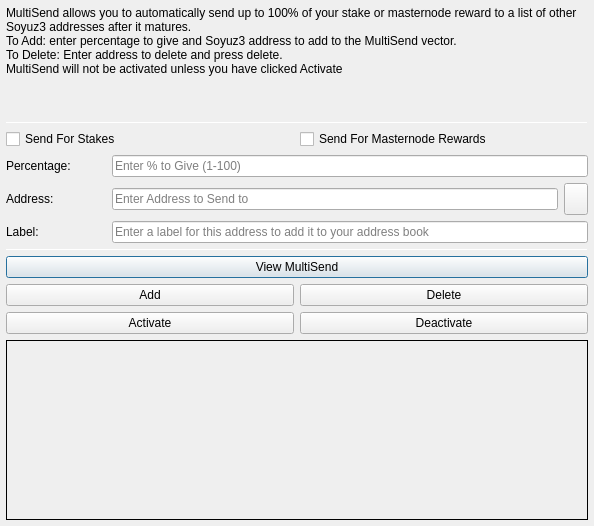
<?xml version="1.0" encoding="UTF-8"?>
<ui version="4.0">
 <class>MultiSendDialog</class>
 <widget class="QDialog" name="MultiSendDialog">
  <property name="windowModality">
   <enum>Qt::NonModal</enum>
  </property>
  <property name="geometry">
   <rect>
    <x>0</x>
    <y>0</y>
    <width>594</width>
    <height>526</height>
   </rect>
  </property>
  <property name="windowTitle">
   <string>MultiSend</string>
  </property>
  <layout class="QVBoxLayout" name="verticalLayout" stretch="0">
   <property name="leftMargin">
    <number>6</number>
   </property>
   <property name="topMargin">
    <number>6</number>
   </property>
   <property name="rightMargin">
    <number>6</number>
   </property>
   <property name="bottomMargin">
    <number>6</number>
   </property>
   <item>
    <layout class="QVBoxLayout" name="verticalLayout_Main" stretch="1,1,1,0,1,1,1">
     <item>
      <widget class="QLabel" name="label_2">
       <property name="lineWidth">
        <number>1</number>
       </property>
       <property name="text">
        <string>MultiSend allows you to automatically send up to 100% of your stake or masternode reward to a list of other Soyuz3 addresses after it matures.
To Add: enter percentage to give and Soyuz3 address to add to the MultiSend vector.
To Delete: Enter address to delete and press delete.
MultiSend will not be activated unless you have clicked Activate</string>
       </property>
       <property name="alignment">
        <set>Qt::AlignLeading|Qt::AlignLeft|Qt::AlignTop</set>
       </property>
       <property name="wordWrap">
        <bool>true</bool>
       </property>
      </widget>
     </item>
     <item>
      <widget class="Line" name="line">
       <property name="minimumSize">
        <size>
         <width>0</width>
         <height>1</height>
        </size>
       </property>
       <property name="maximumSize">
        <size>
         <width>16777215</width>
         <height>1</height>
        </size>
       </property>
       <property name="orientation">
        <enum>Qt::Horizontal</enum>
       </property>
      </widget>
     </item>
     <item>
      <layout class="QVBoxLayout" name="verticalLayout_Settings">
       <item>
        <layout class="QHBoxLayout" name="horizontalLayout">
         <item>
          <widget class="QCheckBox" name="multiSendStakeCheckBox">
           <property name="text">
            <string>Send For Stakes</string>
           </property>
          </widget>
         </item>
         <item>
          <widget class="QCheckBox" name="multiSendMasternodeCheckBox">
           <property name="text">
            <string>Send For Masternode Rewards</string>
           </property>
          </widget>
         </item>
        </layout>
       </item>
       <item>
        <layout class="QHBoxLayout" name="horizontalLayout_6">
         <item>
          <widget class="QLabel" name="label">
           <property name="minimumSize">
            <size>
             <width>100</width>
             <height>0</height>
            </size>
           </property>
           <property name="toolTip">
            <string>Percentage of stake to send</string>
           </property>
           <property name="text">
            <string>Percentage:</string>
           </property>
          </widget>
         </item>
         <item>
          <widget class="QLineEdit" name="multiSendPercentEdit">
           <property name="toolTip">
            <string>Enter whole numbers 1 - 100</string>
           </property>
           <property name="placeholderText">
            <string>Enter % to Give (1-100)</string>
           </property>
          </widget>
         </item>
        </layout>
       </item>
       <item>
        <layout class="QHBoxLayout" name="horizontalLayout_7">
         <item>
          <widget class="QLabel" name="label_5">
           <property name="minimumSize">
            <size>
             <width>100</width>
             <height>0</height>
            </size>
           </property>
           <property name="toolTip">
            <string>Address to send portion of stake to</string>
           </property>
           <property name="text">
            <string>Address:</string>
           </property>
          </widget>
         </item>
         <item>
          <widget class="QLineEdit" name="multiSendAddressEdit">
           <property name="toolTip">
            <string/>
           </property>
           <property name="placeholderText">
            <string>Enter Address to Send to</string>
           </property>
          </widget>
         </item>
         <item>
          <widget class="QToolButton" name="addressBookButton">
           <property name="maximumSize">
            <size>
             <width>16777215</width>
             <height>32</height>
            </size>
           </property>
           <property name="toolTip">
            <string>Choose an address from the address book</string>
           </property>
           <property name="text">
            <string/>
           </property>
           <property name="icon">
            <iconset resource="../soyuz3.qrc">
             <normaloff>:/icons/address-book</normaloff>:/icons/address-book</iconset>
           </property>
           <property name="shortcut">
            <string>Alt+A</string>
           </property>
          </widget>
         </item>
        </layout>
       </item>
      </layout>
     </item>
     <item>
      <layout class="QHBoxLayout" name="horizontalLayout_3">
       <item>
        <widget class="QLabel" name="label_3">
         <property name="minimumSize">
          <size>
           <width>100</width>
           <height>0</height>
          </size>
         </property>
         <property name="text">
          <string>Label:</string>
         </property>
        </widget>
       </item>
       <item>
        <widget class="QLineEdit" name="labelAddressLabelEdit">
         <property name="placeholderText">
          <string>Enter a label for this address to add it to your address book</string>
         </property>
        </widget>
       </item>
      </layout>
     </item>
     <item>
      <widget class="Line" name="line_2">
       <property name="minimumSize">
        <size>
         <width>0</width>
         <height>1</height>
        </size>
       </property>
       <property name="maximumSize">
        <size>
         <width>16777215</width>
         <height>1</height>
        </size>
       </property>
       <property name="orientation">
        <enum>Qt::Horizontal</enum>
       </property>
      </widget>
     </item>
     <item>
      <layout class="QVBoxLayout" name="verticalLayout_Buttons">
       <item>
        <layout class="QHBoxLayout" name="horizontalLayout_4">
         <item>
          <widget class="QPushButton" name="viewButton">
           <property name="toolTip">
            <string/>
           </property>
           <property name="statusTip">
            <string>View MultiSend Vector</string>
           </property>
           <property name="text">
            <string>View MultiSend</string>
           </property>
          </widget>
         </item>
        </layout>
       </item>
       <item>
        <layout class="QHBoxLayout" name="horizontalLayout_2">
         <item>
          <widget class="QPushButton" name="addButton">
           <property name="toolTip">
            <string/>
           </property>
           <property name="statusTip">
            <string>Add to MultiSend Vector</string>
           </property>
           <property name="text">
            <string>Add</string>
           </property>
          </widget>
         </item>
         <item>
          <widget class="QPushButton" name="deleteButton">
           <property name="toolTip">
            <string/>
           </property>
           <property name="statusTip">
            <string>Delete Address From MultiSend Vector</string>
           </property>
           <property name="text">
            <string>Delete</string>
           </property>
          </widget>
         </item>
        </layout>
       </item>
       <item>
        <layout class="QHBoxLayout" name="horizontalLayout_5">
         <item>
          <widget class="QPushButton" name="activateButton">
           <property name="statusTip">
            <string>Activate MultiSend</string>
           </property>
           <property name="text">
            <string>Activate</string>
           </property>
          </widget>
         </item>
         <item>
          <widget class="QPushButton" name="disableButton">
           <property name="statusTip">
            <string>Deactivate MultiSend</string>
           </property>
           <property name="text">
            <string>Deactivate</string>
           </property>
          </widget>
         </item>
        </layout>
       </item>
      </layout>
     </item>
     <item>
      <widget class="QLabel" name="message">
       <property name="minimumSize">
        <size>
         <width>0</width>
         <height>180</height>
        </size>
       </property>
       <property name="frameShape">
        <enum>QFrame::Panel</enum>
       </property>
       <property name="frameShadow">
        <enum>QFrame::Plain</enum>
       </property>
       <property name="lineWidth">
        <number>1</number>
       </property>
       <property name="midLineWidth">
        <number>1</number>
       </property>
       <property name="text">
        <string/>
       </property>
       <property name="alignment">
        <set>Qt::AlignLeading|Qt::AlignLeft|Qt::AlignTop</set>
       </property>
       <property name="wordWrap">
        <bool>true</bool>
       </property>
      </widget>
     </item>
    </layout>
   </item>
  </layout>
 </widget>
 <resources>
  <include location="../soyuz3.qrc"/>
 </resources>
 <connections/>
</ui>
